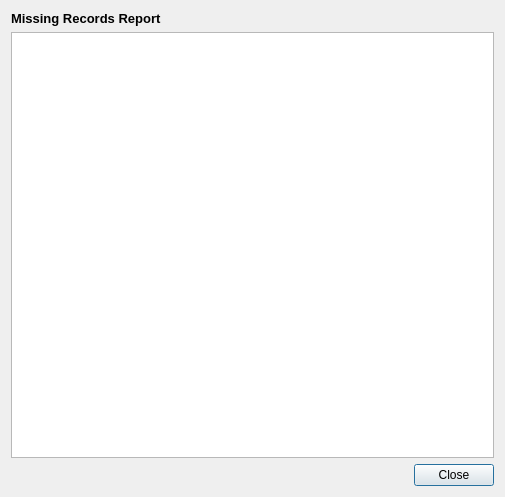
<?xml version="1.0" encoding="UTF-8"?>
<ui version="4.0">
 <class>missingRecordReport</class>
 <widget class="QDialog" name="missingRecordReport">
  <property name="windowModality">
   <enum>Qt::WindowModal</enum>
  </property>
  <property name="geometry">
   <rect>
    <x>0</x>
    <y>0</y>
    <width>505</width>
    <height>497</height>
   </rect>
  </property>
  <property name="windowTitle">
   <string>Missing Records</string>
  </property>
  <layout class="QGridLayout" name="gridLayout">
   <item row="0" column="0">
    <widget class="QLabel" name="lblTitle">
     <property name="font">
      <font>
       <pointsize>10</pointsize>
       <weight>75</weight>
       <bold>true</bold>
      </font>
     </property>
     <property name="text">
      <string>Missing Records Report</string>
     </property>
    </widget>
   </item>
   <item row="2" column="0">
    <spacer name="horizontalSpacer">
     <property name="orientation">
      <enum>Qt::Horizontal</enum>
     </property>
     <property name="sizeHint" stdset="0">
      <size>
       <width>403</width>
       <height>20</height>
      </size>
     </property>
    </spacer>
   </item>
   <item row="2" column="1">
    <widget class="QPushButton" name="btnClose">
     <property name="text">
      <string>Close</string>
     </property>
    </widget>
   </item>
   <item row="1" column="0" colspan="2">
    <widget class="QTextEdit" name="textRecordsReport">
     <property name="readOnly">
      <bool>true</bool>
     </property>
    </widget>
   </item>
  </layout>
 </widget>
 <resources/>
 <connections/>
</ui>
